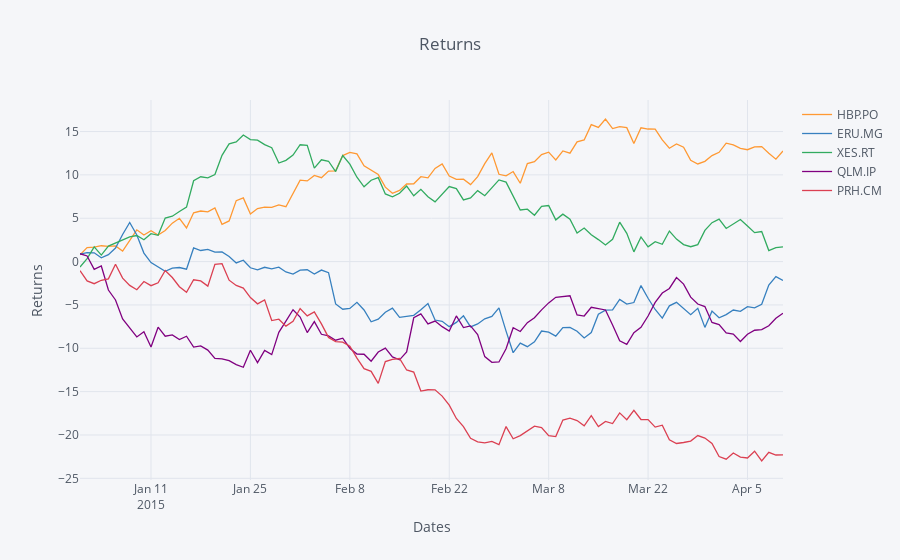

This figure's notebook cell:
### Code cell
import cufflinks as cf
iplot(cf.datagen.lines().iplot(asFigure=True,
                               kind='scatter',xTitle='Dates',yTitle='Returns',title='Returns'))
